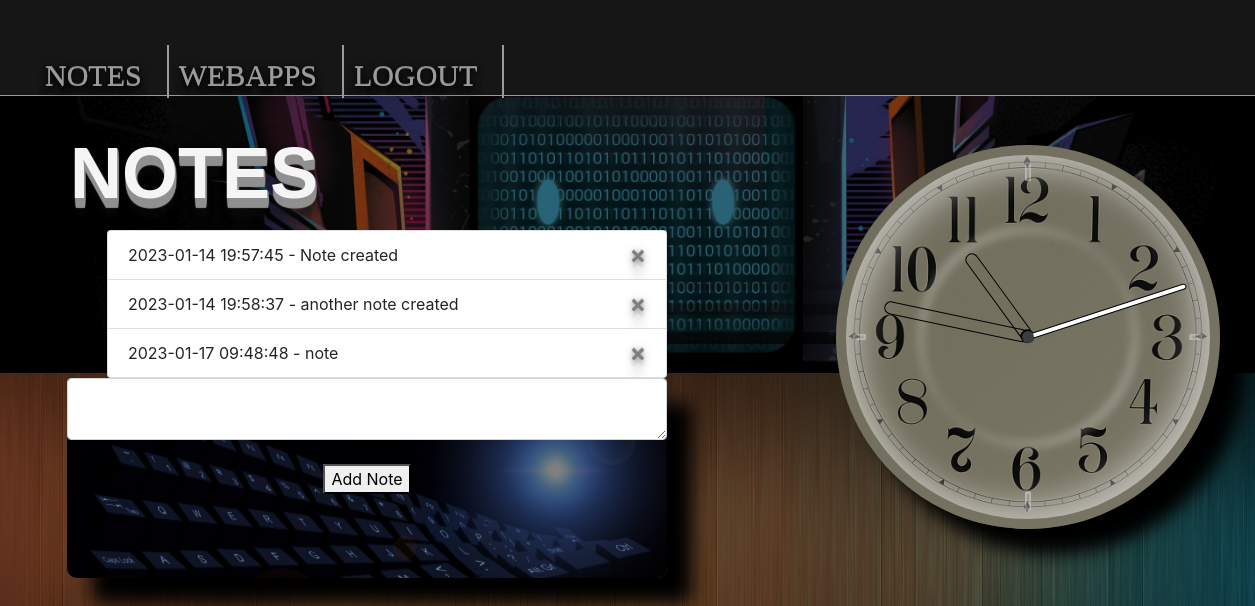
/notespage (signed in), run on an earlier commit of the app's database.
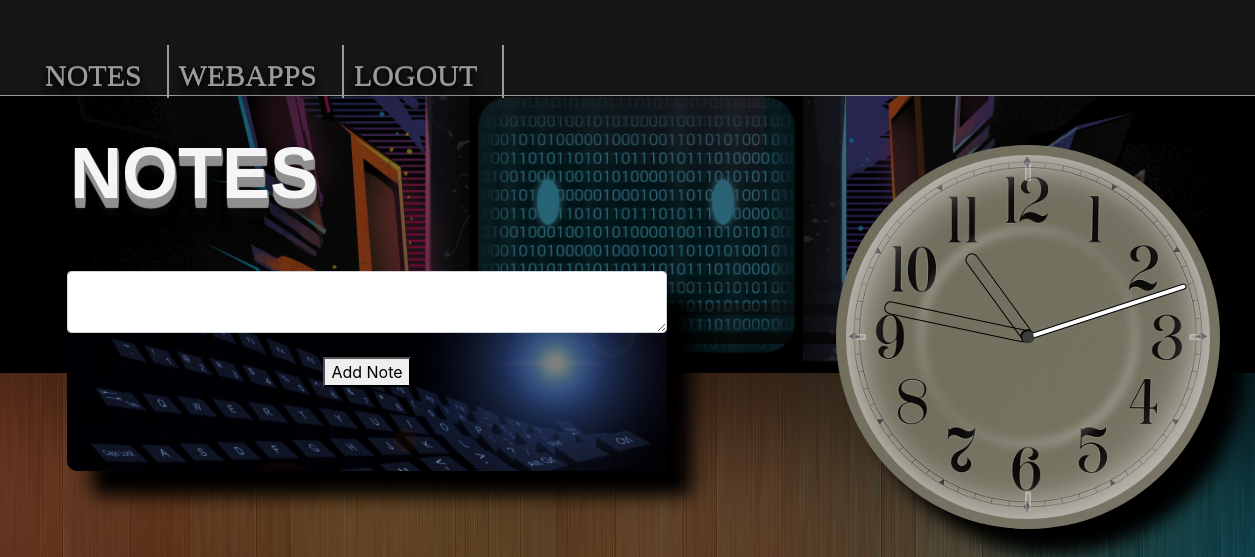
And on a later commit of the database.
### website/models.py (models this page shows)
class Note(db.Model):
    id = db.Column(db.Integer, primary_key=True)
    data = db.Column(db.String(10000))
    date = db.Column(db.DateTime(timezone=True), default=func.now())
    user_id = db.Column(db.Integer, db.ForeignKey("user.id"))

### website/views.py (the view, shortened to what this page needs)
@views.route('/notespage', methods=['GET', 'POST'])
@login_required
def notes():
    return render_template('notespage.html', user=current_user)

### website/__init__.py (called while the page is built)
def create_app():
    app = Flask(__name__)
    app.config['SECRET_KEY'] = 'This-is-a-secret-key-test'
    app.config['SQLALCHEMY_DATABASE_URI'] = f'sqlite:///{DB_NAME}'
    db.init_app(app)
    from .views import views
    from .auth import auth
    app.register_blueprint(views, url_prefix='/')
    app.register_blueprint(auth, url_prefix='/')
    from .models import User, Note
    create_database(app)
    login_manager = LoginManager()
    login_manager.login_view = 'auth.login'
    login_manager.init_app(app)
    @login_manager.user_loader
    def load_user(id):
        return User.query.get(int(id))
    return app

### website/templates/notespage.html (shortened to what this page needs)
{% extends "base.html" %}
{% block content %}
<div class="notespage-wrapper">
    <div class="notes-form-wrapper">
        <h1 id="notes-title">Notes</h1>
        <ul class="list-group-notes"
            id="notes">
            {% for note in user.notes %}
            <li class="list-group-item">
                {{ note.date }} - {{ note.data }}
                <button type="button"
                        class="close"
                        onclick="deleteNote({{ note.id }})">
                    <span aria-hidden="true">&times;</span>
                </button>
            </li>
            {% endfor %}
        </ul>
        <form id="notes-box" method="POST">
            <textarea name="note"
                      id="note"
                      class="form-control"></textarea>
            <br />
            <div style="text-align:center">
                <button type="submit"
                        class="btn-notes">
                    Add Note
                </button>
            </div>
        </form>
    </div>
    <div class="clock">
        <div class="hand hours"></div>
        <div class="hand minutes"></div>
        <div class="hand seconds"></div>
        <div class="point"></div>
        <div class="marker">
            <span class="marker__1"></span>
            <span class="marker__2"></span>
            <span class="marker__3"></span>
            <span class="marker__4"></span>
        </div>
    </div>
</div>
{% endblock %}

What changed in the data, as far as the page shows it:
removed Note: date "2023-01-14 19:57:45", data "Note created"
removed Note: date "2023-01-14 19:58:37", data "another note created"
removed Note: date "2023-01-17 09:48:48", data "note"
